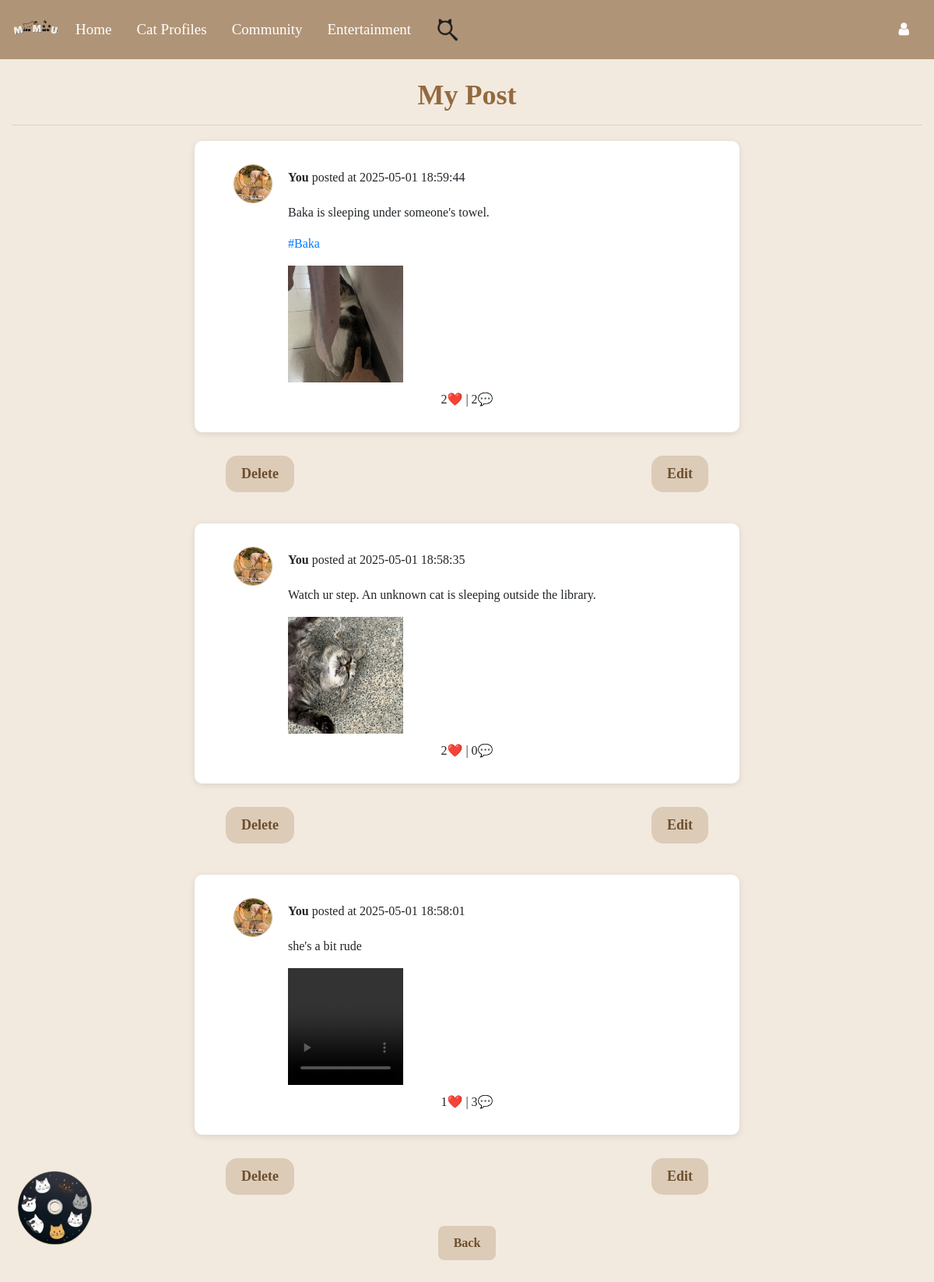
The app's page /my-posts (signed in) with its own data.
### tables this page shows
CREATE TABLE "post" (
	"post_id"	INTEGER,
	"user_id"	INTEGER,
	"content"	TEXT,
	"media_type"	TEXT,
	"media_url"	TEXT,
	"created_at"	TIMESTAMP DEFAULT CURRENT_TIMESTAMP,
	"updated_at"	TIMESTAMP DEFAULT CURRENT_TIMESTAMP,
	"cat_hashtag"	TEXT,
	PRIMARY KEY("post_id"),
	FOREIGN KEY("user_id") REFERENCES "user"("id") ON DELETE CASCADE
);

### Website/models.py (models this page shows)
class User(db.Model, UserMixin):
    id = db.Column(db.Integer, primary_key=True)
    email = db.Column(db.String(150), unique=True, nullable=False)
    ps = db.Column(db.String(150), nullable=False)
    Name = db.Column(db.String(150), nullable=False)
    secret_answer = db.Column(db.String(150), nullable=False)
    notes = db.relationship("Note", backref="user", lazy=True, cascade="all, delete-orphan")
    stories = db.relationship("Story", backref="owner", lazy=True, cascade="all, delete-orphan")
    reports_made = db.relationship(
        "Report",
        back_populates="reporting_user",
        lazy=True,
        cascade="all, delete-orphan",
        foreign_keys="[Report.user_id]"
    )
    reports_received = db.relationship(
        "Report",
        back_populates="reported_user_profile",
        lazy=True,
        foreign_keys="[Report.user_profile_id]"
    )
    status = db.Column(db.String(100)) #user profile part
    birthday = db.Column(db.Date)
    mbti = db.Column(db.String(50))
    hobby = db.Column(db.String(100))
    bio = db.Column(db.Text)
    profile_picture = db.Column(db.String(255), default="default_profilepic.png")
    cover_photo = db.Column(db.String(255), default="default_cover.png")
    role = db.Column(db.String(50), default='user', nullable=False)
    level1_completed = db.Column(db.Boolean, default=False)
    privacy = db.Column(db.String(50), default="Public", nullable=False)

### Website/community.py (the view)
@community_bp.route('/my-posts')
def my_posts():
    if not current_user.is_authenticated:
        flash("You must be logged in to view your posts!", category="error")
        return redirect(url_for('auth.login'))
    conn = get_db_connection()
    posts = conn.execute('''
        SELECT
            post.*,
            user.name,
            user.profile_picture,
            (SELECT COUNT(*) FROM likes WHERE likes.post_id = post.post_id) AS like_count,
            (SELECT COUNT(*) FROM comment WHERE comment.post_id = post.post_id) AS comment_count
        FROM post
        JOIN user ON post.user_id = user.id
        WHERE post.user_id = ?
        ORDER BY post.created_at DESC
    ''', (current_user.id,)).fetchall()
    conn.close()
    return render_template("my_posts.html", user=current_user, posts=posts, cat_names=get_cat_names())

### Website/community.py (called while the page is built)
def get_db_connection():
    db_path = os.path.join(os.path.dirname(__file__), '..', 'instance', 'datebase.db')
    db_path = os.path.abspath(db_path)
    conn = sqlite3.connect(db_path)
    conn.row_factory = sqlite3.Row
    return conn

def get_cat_names():
    conn = get_db_connection()
    if conn is None:
        return []
    cursor = conn.cursor()
    cursor.execute('SELECT name FROM profiles')
    cat_names = [row['name'] for row in cursor.fetchall()]
    conn.close()
    return cat_names

### Website/templates/my_posts.html (shortened to what this page needs)
{% extends "base.html" %}
{% block content %}
<h1>My Post</h1>
<hr>
{% for post in posts %}
  <div class="post" onclick="window.location.href='/post/{{ post.post_id}}'">
    <div class="post-info">
      <img class="profile-picture" src="{{ url_for('static', filename='Userprofile/' + (post['profile_picture'] if post['profile_picture'] else 'default_profilepic.png')) }}" alt="Avatar">
      <p><strong>You</strong> posted at {{ post['created_at'] }}</p>
    </div>
    <div class="post-body">
      <p class="post-content">{{ post['content'] }}</p>
        {% if post['cat_hashtag'] %}
          <p class="post-content">
            <a class="hashtag" href="{{ url_for('community.hashtag_posts', hashtag=post['cat_hashtag']) }}">#{{ post['cat_hashtag'] }}</a>
          </p>
        {% endif %}
      <div class="media-grid">
        {% if post['media_url'] %}
          {% set media_list = post['media_url'].split(';') %}
          {% set total = media_list | length %}
          {% for media_url in media_list%}
            {% set ext = media_url.rsplit('.', 1)[1].lower() %}
            <div class="media-item">
              {% if ext in ['jpg', 'jpeg', 'png', 'gif'] %}
                <img src="{{ url_for('static', filename=media_url) }}" alt="Image">
              {% elif ext in ['mp4', 'mov', 'avi'] %}
                <video controls>
                  <source src="{{ url_for('static', filename=media_url) }}" type="video/{{ ext }}">
                </video>
              {% endif %}
            </div>
          {% endfor %}
        {% endif %}
      </div>
      <div class="post-actions">
        <span class="like-count">
            {{ post['like_count'] }}❤️
            |
            {{ post['comment_count'] }}💬
        </span>
      </div>
    </div>
  </div>
  <div class="button-container">
    <form action="{{ url_for('community.delete_post', post_id=post.post_id) }}" method="post" style="display:inline;">
      <button type="submit">Delete</button>
    </form>
    <button onclick='openEditModal({{ post.post_id }}, {{ post.content | tojson }}, {{ post.cat_hashtag | tojson }})'>Edit</button>
  </div>
{% endfor %}
<button class="back-button" onclick="window.location.href='{{ url_for('community.community_feature') }}'">
  Back
</button>
{% endblock %}

### Website/templates/base.html (style rules this page uses)
body { background-color: #f9f4ef; }

### Website/templates/my_posts.html (style rules this page uses)
html, body { margin: 0; padding: 0; box-sizing: border-box; font-family: 'Times New Roman', Times, serif; background-color: #f2eadf; }
h1 { font-weight: bold; color: #94693e; text-align: center; font-size: 36px; margin-bottom: 10px; padding-top: 25px; }
.post { width: 100%; max-width: 700px; max-height: 750px; margin: 20px auto; padding: 30px; background-color: #ffffff; box-shadow: 0 2px 8px rgba(0, 0, 0, 0.1); border-radius: 10px; overflow: hidden; display: flex; flex-direction: column; cursor: pointer; }
.post-info { width: 100%; display: flex; align-items: center; justify-content: flex-start; margin-left: 20px; }
.post-info img.profile-picture { width: 50px; height: 50px; border-radius: 50%; margin-right: 20px; border: 1px solid #c8a786; }
.post-body { margin: 0 90px; }
.post-content { text-align: left; display: -webkit-box; -webkit-line-clamp: 2; -webkit-box-orient: vertical; overflow: hidden; text-overflow: ellipsis; }
.media-grid { display: grid; grid-template-columns: repeat(3, 1fr); gap: 8px; width: 100%; max-width: 600px; margin: 10px 0; }
.media-item { height: 150px; position: relative; overflow: hidden; background: #f0f0f0; }
.media-item img, .media-item video { position: absolute; top: 0; left: 0; width: 100%; height: 100%; object-fit: cover; }
.post-actions { margin-top: 10px; font-size: 16px; display: flex; justify-content: center; align-items: center; }
.button-container { display: flex; justify-content: space-between; margin: 10px auto 30px auto; max-width: 700px; padding: 0 30px; }
.button-container button, .modal-content button { padding: 10px 20px; margin: 10px; background-color: #dccbb7; border-radius: 15px; border: none; color: #6b4f2f; font-size: 18px; font-weight: bold; cursor: pointer; transition: transform 0.2s ease; }
.back-button { display: block; margin: 30px auto; padding: 10px 20px; background-color: #dccbb7; color: #6b4f2f; font-weight: bold; border: none; border-radius: 8px; cursor: pointer; text-align: center; text-decoration: none; }

### records on screen
post: profile_picture (picture), created_at "2025-05-01 18:59:44", content "Baka is sleeping under someone's towel.", cat_hashtag "Baka", media_url (picture), like_count "2", comment_count "2"
post: profile_picture (picture), created_at "2025-05-01 18:58:35", content "Watch ur step. An unknown cat is sleeping outside the library.", media_url (picture), like_count "2", comment_count "0"
post: profile_picture (picture), created_at "2025-05-01 18:58:01", content "she's a bit rude", like_count "1", comment_count "3"
